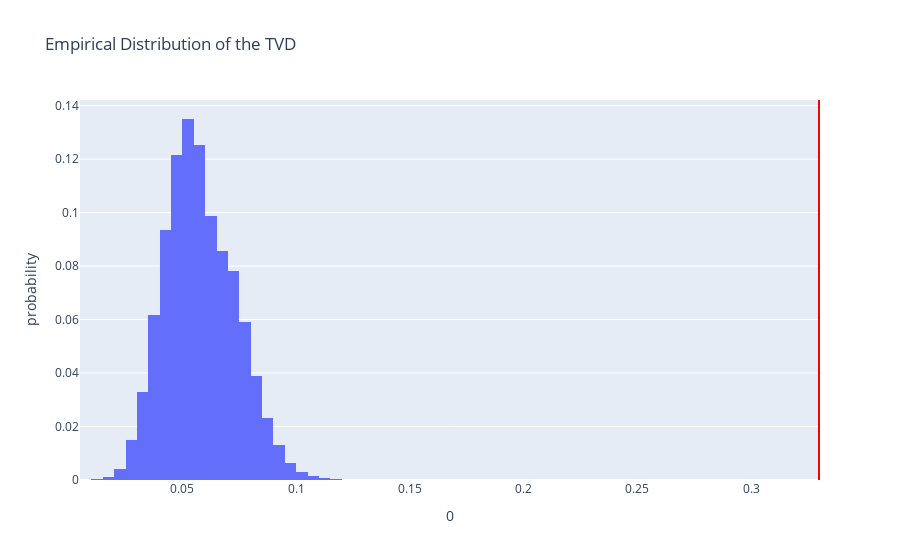

Notebook cell for this chart:
### Code cell
fig = px.histogram(pd.DataFrame(all_tvds), x=0, nbins=50, histnorm='probability', 
                   title='Empirical Distribution of the TVD')
fig.add_vline(x=observed_tvd, line_color='red')
fig

### Figure 1 — Plotly figure (JSON) as saved in the notebook; plotly's stock layout.template omitted (floating-point values rounded to 4 significant figures; data arrays with more than 128 entries replaced by an {"elided": "..."} marker saying what was removed)
{"data": [{"alignmentgroup": "True", "bingroup": "x", "histnorm": "probability", "hovertemplate": "0=%{x}<br>probability=%{y}<extra></extra>", "legendgroup": "", "marker": {"color": "#636efa", "pattern": {"shape": ""}}, "name": "", "nbinsx": 50, "offsetgroup": "", "orientation": "v", "showlegend": false, "type": "histogram", "x": {"elided": "100000 float values"}, "xaxis": "x", "yaxis": "y"}], "layout": {"barmode": "relative", "legend": {"tracegroupgap": 0}, "shapes": [{"line": {"color": "red"}, "type": "line", "x0": 0.3298, "x1": 0.3298, "xref": "x", "y0": 0, "y1": 1, "yref": "y domain"}], "title": {"text": "Empirical Distribution of the TVD"}, "xaxis": {"anchor": "y", "domain": [0, 1], "title": {"text": "0"}}, "yaxis": {"anchor": "x", "domain": [0, 1], "title": {"text": "probability"}}}}
